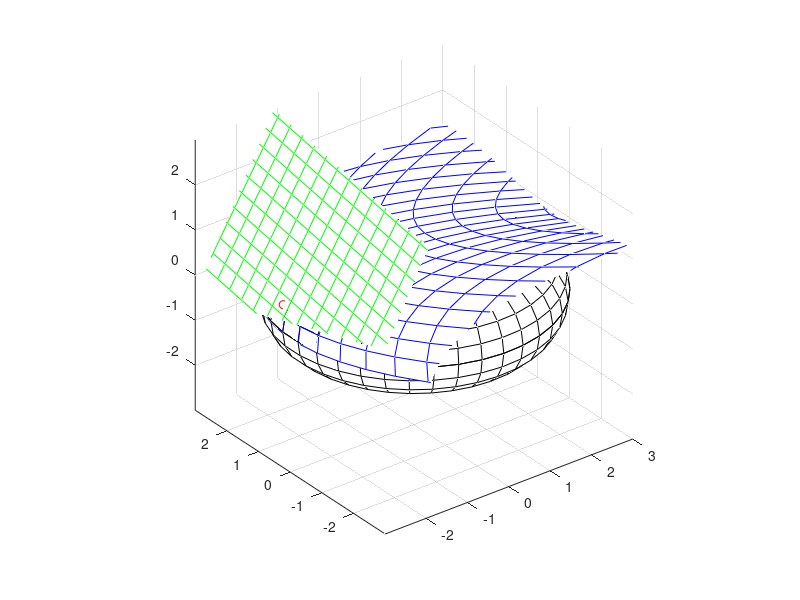

MATLAB code to generate this figure:
function priklad4
clf;
M=40; N=20; x1=linspace(0,2*pi,M)'*ones(1,N); x2=ones(M,1)*linspace(0,2*pi,N);
[y1,y2,y3]=F(x1,x2); mesh(y1,y2,y3,'facecolor','w','edgecolor','k');
axis equal; axis vis3d; axis manual; hold on
xx1=3; xx2=.5;
[yy1,yy2,yy3]=F(xx1,xx2); plot3(yy1,yy2,yy3,'ro');
[y1,y2,y3]=T1(xx1,xx2,x1,x2); mesh(y1,y2,y3,'facecolor','w','edgecolor','g');
[y1,y2,y3]=T2(xx1,xx2,x1,x2); mesh(y1,y2,y3,'facecolor','w','edgecolor','b');
return

function [y1,y2,y3]=F(x1,x2)
R=2; r=1;
y1=(R+r*cos(x2)).*cos(x1);
y2=(R+r*cos(x2)).*sin(x1);
y3=r*sin(x2);

function [y1,y2,y3]=T1(xx1,xx2,x1,x2)
R=2; r=1;
y1dx1 = -(R + r * cos(xx2)) * sin(xx1);
y1dx2 = -r * cos(xx1) * sin(xx2);
y2dx1 = (R + r * cos(xx2)) * cos(xx1);
y2dx2 = -r * sin(xx1) * sin(xx2);
y3dx1 = 0;
y3dx2 = r * cos(xx2);
[f1, f2, f3] = F(xx1, xx2);
y1 = f1 + y1dx1*(x1-xx1) + y1dx2*(x2-xx2);
y2 = f2 + y2dx1*(x1-xx1) + y2dx2*(x2-xx2);
y3 = f3 + y3dx1*(x1-xx1) + y3dx2*(x2-xx2);

function [y1,y2,y3]=T2(xx1,xx2,x1,x2)
R=2; r=1;
y1dx = [-cos(xx1)*(R + r*cos(xx2)), r*sin(xx1)*sin(xx2);
    r*sin(xx1)*sin(xx2), -r*cos(xx1)*cos(xx2)];

y2dx = [-sin(xx1)*(R + r*cos(xx2)),-r*cos(xx1)*sin(xx2);
    -r*cos(xx1)*sin(xx2),  -r*cos(xx2)*sin(xx1)];

y3dx = [0,0; 0,  -r*sin(xx2)];
[t1, t2, t3] = T1(xx1, xx2,x1,x2);

y1=  t1+0.5*(((xx1-x1).^2)*y1dx(1,1)+2*y1dx(1,2)*(x1-xx1).*(x2-xx2)+y1dx(2,2)*(x2-xx2).^2);
y2=  t2+0.5*(((xx1-x1).^2)*y2dx(1,1)+2*y2dx(1,2)*(x1-xx1).*(x2-xx2)+y2dx(2,2)*(x2-xx2).^2);
y3=  t3+0.5*(((xx1-x1).^2)*y3dx(1,1)+2*y3dx(1,2)*(x1-xx1).*(x2-xx2)+y3dx(2,2)*(x2-xx2).^2);




